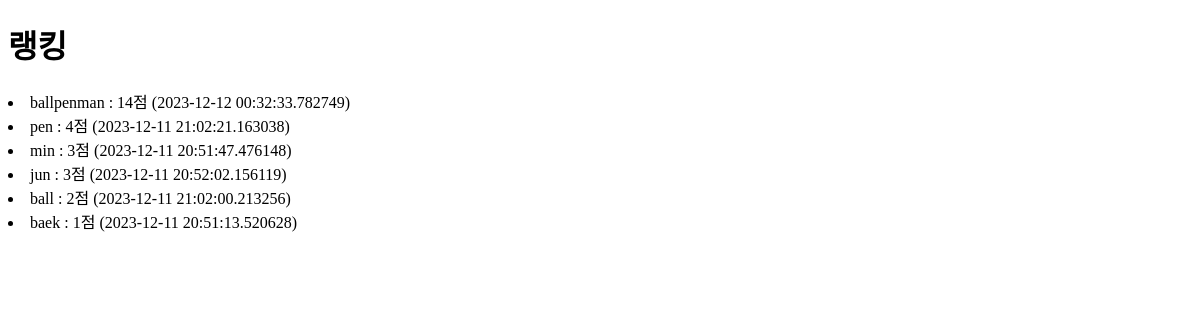
Before: / with the older database file.
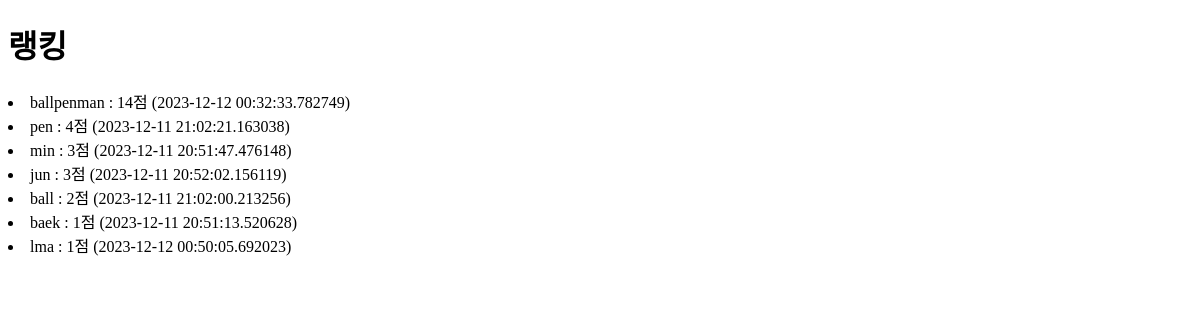
After: the same page with the newer database file.
### app.py (models this page shows)
class User(db.Model):
    id = db.Column(db.Integer, primary_key=True)
    name = db.Column(db.String(80), nullable=False)
    score = db.Column(db.Integer, nullable=False)
    regdate = db.Column(db.DateTime,default=datetime.now())

### app.py (the view)
@app.route('/',methods=['GET'])
def index():
    user_list = User.query.order_by(User.score.desc())
    return render_template('index.html',user_list=user_list)

### templates/index.html
<!DOCTYPE html>
<html>
<body>
    <h1>랭킹</h1>
    {% for user in user_list %}
        <li>{{user.name}} : {{user.score}}점 ({{user.regdate}})</li>
    {% endfor %}
</body>
</html>

Changed rows visible on the page:
added User: name "lma", score "1", regdate "2023-12-12 00:50:05.692023"
